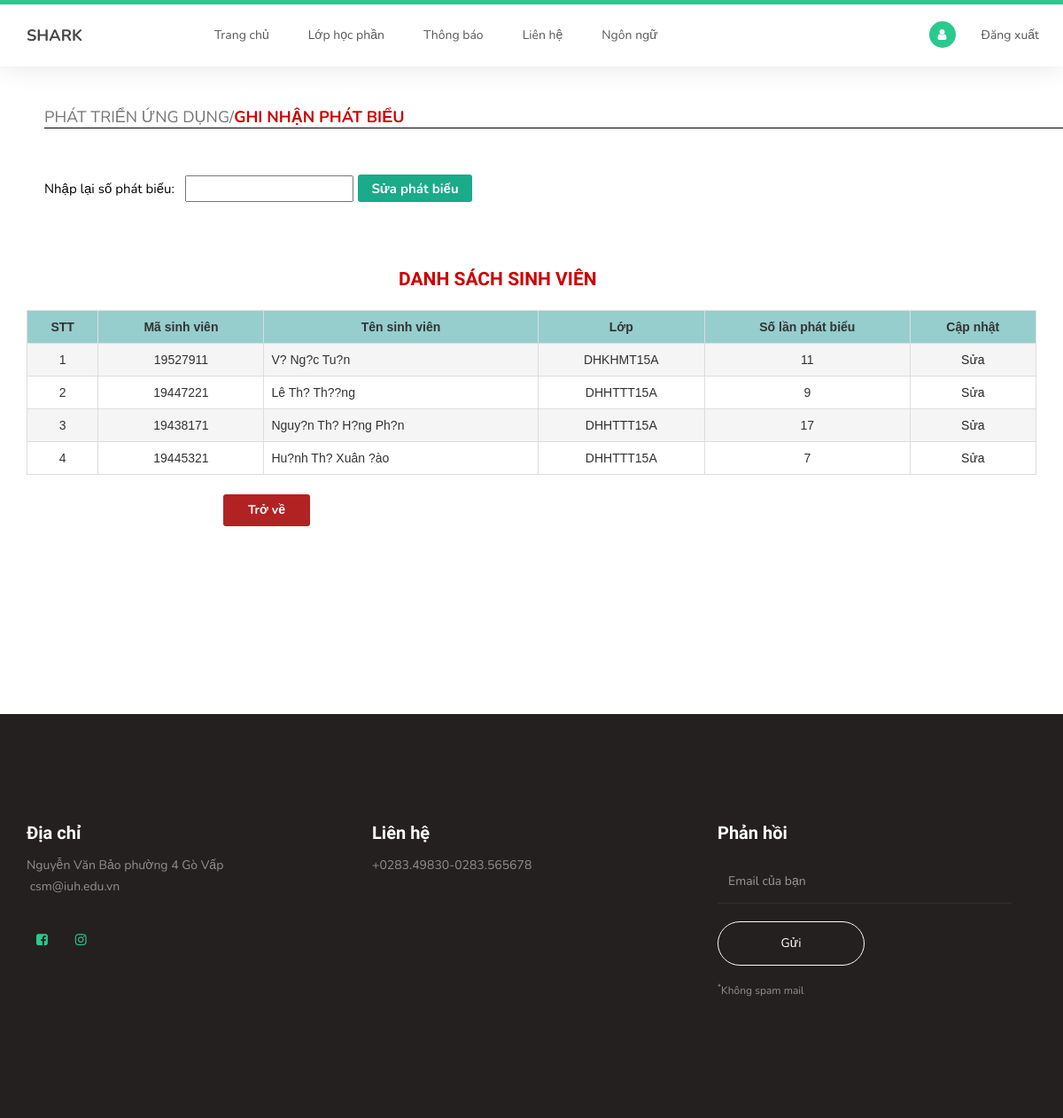
The app's page /ghinhanphatbieu.php with its own data.
### tables this page shows
CREATE TABLE `sinhvien` (
  `id` int(100) unsigned NOT NULL auto_increment,
  `masv` int(10) NOT NULL,
  `hoten` varchar(255) NOT NULL,
  ` ngaysinh` date NOT NULL,
  `lop` varchar(10) NOT NULL,
  `phatbieu` int(100) NOT NULL,
  `trangthai` varchar(255) NOT NULL,
  `id_tk` int(11) NOT NULL,
  PRIMARY KEY  (`id`),
  UNIQUE KEY `masv` (`masv`)
);

### danhsachsinhvien.php (the view, shortened to what this page needs)
<?php
class tmdt
{
		private function connect()
	{
		$con=mysql_connect("localhost","daohuynh","123456");
		if(!$con)
		{
			echo'Không kết nối cơ sở dữ liệu';
			exit();
			}
		else
		{
			return $con;
			}
	}	public function themxoasua($sql)
	{
		$link=$this->connect();
		if(mysql_query($sql,$link))
		{
			return 1;
		}
		else
		{
			return 0;
		}
	}
		public function load_ds_sv($sql)
		{
			$link=$this->connect();
			$ketqua=mysql_query($sql,$link);
			$i=mysql_num_rows($ketqua);
			if($i>0)
					{	echo'<table width="73%" border="1" align="center">
					  <tr style="background-color:#96CDCD">
    <th style="text-align:center" >STT</th>
    <th style="text-align:center" >Mã sinh viên</th>
    <th style="text-align:center" >Tên sinh viên</th>
    <th style="text-align:center" >Lớp</th>
	<th style="text-align:center" >Số lần phát biểu</th>
	<th style="text-align:center" >Cập nhật</th>
					  </tr>';
			  			$dem=1;
				while($row=mysql_fetch_array($ketqua))
				{
					$id=$row['id'];
					$masv=$row['masv'];
					$hoten=$row['hoten'];
					$lop=$row['lop'];
					$phatbieu=$row['phatbieu'];
				echo'   <tr><td style="text-align:center" >'.$dem.'</td>
							<td style="text-align:center" >'.$masv.'</td>
							<td align="justify">'.$hoten.'</td>
							<td style="text-align:center" >'.$lop.'</td>
							<td style="text-align:center" >'.$phatbieu.'</td>
							<td style="text-align:center" ><a href="?id='.$id.'">Sửa</a></td>
  						</tr>';
						  $dem++;																		 					}
				echo'</table>';
				}
			else
			{
				echo' Không có sinh viên';
				}
		}
}
?>

### css/templatemo-style.css (style rules this page uses)
body { background: #ffffff; font-family: 'Nunito', sans-serif; overflow-x: hidden; padding-top: 70px; }
html { -webkit-font-smoothing: antialiased; }
a { color: #252525; -webkit-transition: 0.5s; transition: 0.5s; text-decoration: none !important; }
a, input, button, .form-control { -webkit-transition: 0.5s; transition: 0.5s; }

### ghinhanphatbieu.php (style rules this page uses)
table { font-family: arial, sans-serif; border-collapse: collapse; width: 95%; }
td, th { border: 1px solid #dddddd; text-align: left; padding: 8px; }
tr:nth-child(even) { background-color: #F5F5F5; }

### records on screen
sinhvien: masv "19527911", hoten "V? Ng?c Tu?n", lop "DHKHMT15A", phatbieu "11"
sinhvien: masv "19447221", hoten "Lê Th? Th??ng", lop "DHHTTT15A", phatbieu "9"
sinhvien: masv "19438171", hoten "Nguy?n Th? H?ng Ph?n", lop "DHHTTT15A", phatbieu "17"
sinhvien: masv "19445321", hoten "Hu?nh Th? Xuân ?ào", lop "DHHTTT15A", phatbieu "7"
